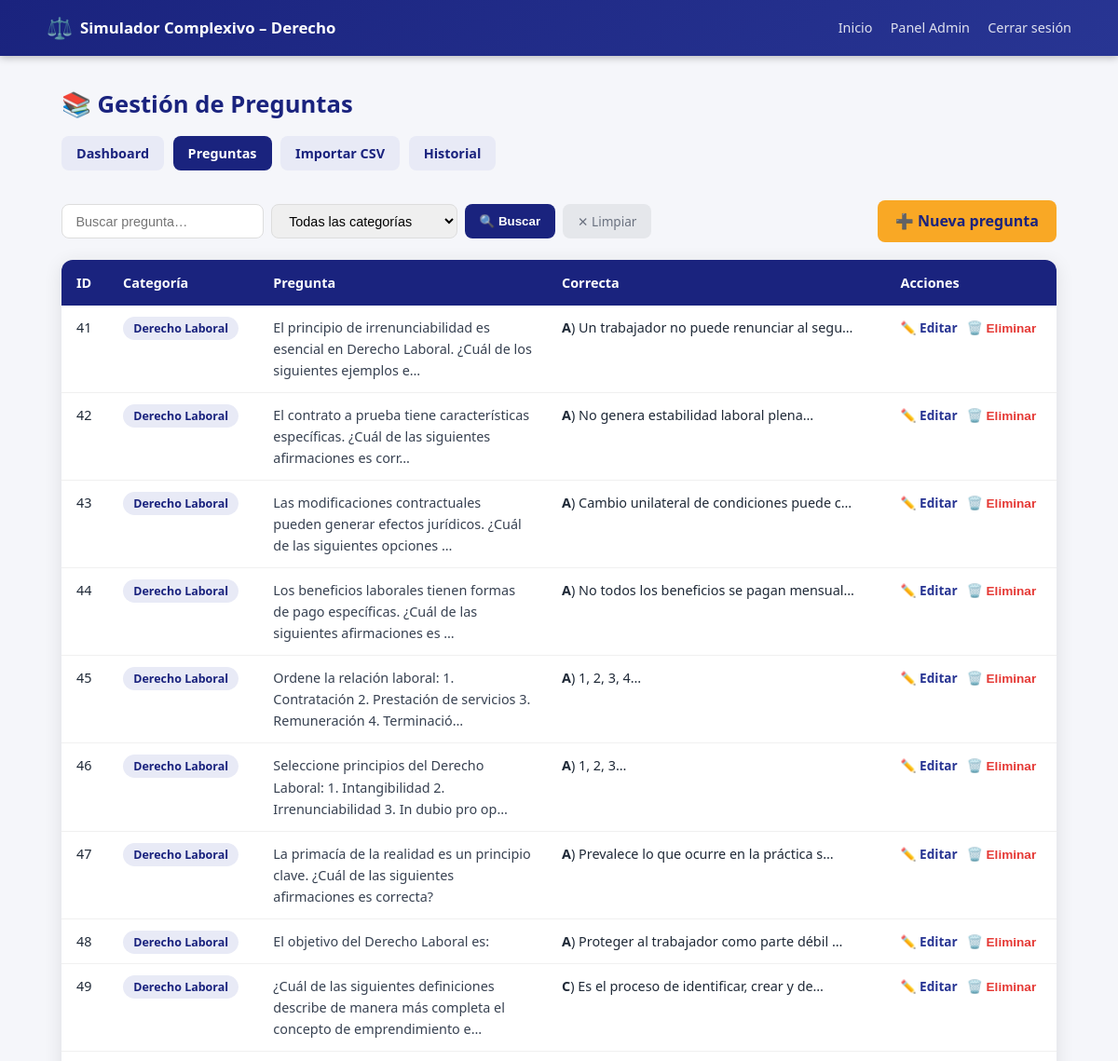
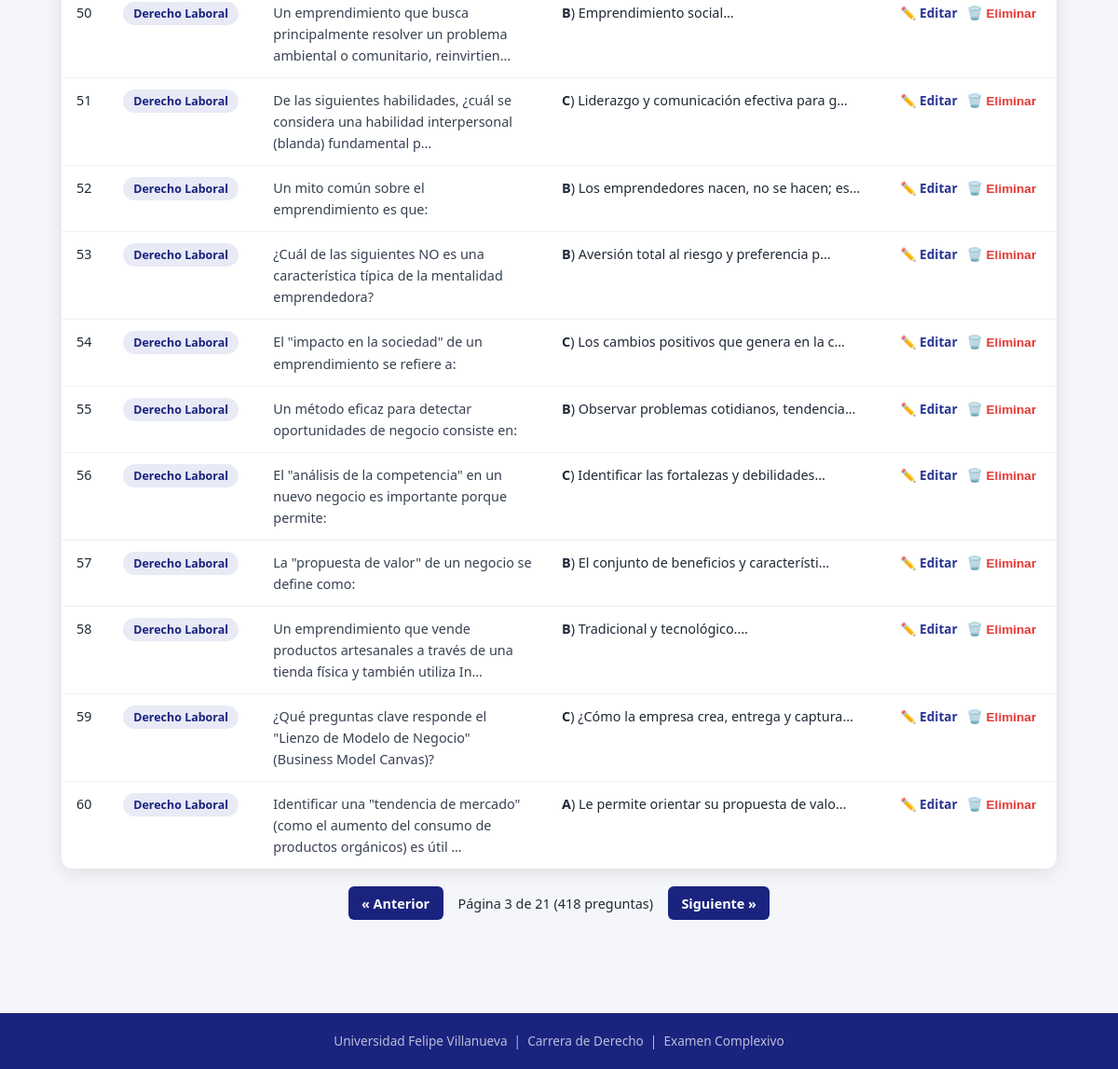
The app's page /admin/questions?page=3&search=&category= (signed in) with its own data (2 pictures, top to bottom).
### app.py (models this page shows, shortened)
class Question(db.Model):
    __tablename__ = 'questions'
    id          = db.Column(db.Integer, primary_key=True)
    num         = db.Column(db.Integer)
    question    = db.Column(db.Text, nullable=False)
    option_a    = db.Column(db.Text, nullable=False)
    option_b    = db.Column(db.Text, nullable=False)
    option_c    = db.Column(db.Text, nullable=False)
    option_d    = db.Column(db.Text, nullable=False)
    correct     = db.Column(db.String(1), nullable=False)
    category    = db.Column(db.String(100), default='General')
    created_at  = db.Column(db.DateTime, default=datetime.utcnow)

### app.py (the view)
@app.route('/admin/questions')
@admin_required
def admin_questions():
    page = request.args.get('page', 1, type=int)
    search = request.args.get('search', '')
    cat_filter = request.args.get('category', '')
    q = Question.query
    if search:
        q = q.filter(Question.question.ilike(f'%{search}%'))
    if cat_filter:
        q = q.filter(Question.category == cat_filter)
    questions = q.order_by(Question.num).paginate(page=page, per_page=20, error_out=False)
    categories = db.session.query(Question.category).distinct().all()
    categories = [c[0] for c in categories]
    return render_template(
        'admin/questions.html',
        questions=questions,
        search=search,
        cat_filter=cat_filter,
        categories=categories,
    )

### app.py (called while the page is built)
def admin_required(f):
    from functools import wraps
    @wraps(f)
    def decorated(*args, **kwargs):
        if not session.get('admin_logged_in'):
            return redirect(url_for('admin_login'))
        return f(*args, **kwargs)
    return decorated

### templates/admin/questions.html (shortened to what this page needs)
{% extends "base.html" %}
{% block content %}
<div class="admin-page">
  <div class="admin-header">
    <h1>📚 Gestión de Preguntas</h1>
    <div class="admin-nav">
      <a href="{{ url_for('admin_dashboard') }}" class="admin-link">Dashboard</a>
      <a href="{{ url_for('admin_questions') }}" class="admin-link active">Preguntas</a>
      <a href="{{ url_for('admin_import') }}" class="admin-link">Importar CSV</a>
      <a href="{{ url_for('admin_stats') }}" class="admin-link">Historial</a>
    </div>
  </div>
  <div class="admin-toolbar">
    <form method="GET" class="search-form">
      <input type="text" name="search" value="{{ search }}" placeholder="Buscar pregunta…"/>
      <select name="category">
        <option value="">Todas las categorías</option>
      </select>
      <button type="submit" class="btn-search">🔍 Buscar</button>
      <a href="{{ url_for('admin_questions') }}" class="btn-clear">✕ Limpiar</a>
    </form>
    <a href="{{ url_for('admin_add_question') }}" class="btn-add-q">➕ Nueva pregunta</a>
  </div>
  <div class="table-wrap">
    <table class="admin-table">
      <thead>
        <tr>
          <th>ID</th>
          <th>Categoría</th>
          <th>Pregunta</th>
          <th>Correcta</th>
          <th>Acciones</th>
        </tr>
      </thead>
      <tbody>
        {% for q in questions.items %}
        <tr>
          <td>{{ q.id }}</td>
          <td><span class="badge badge-cat">{{ q.category }}</span></td>
          <td class="q-preview">{{ q.question[:100] }}{% if q.question|length > 100 %}…{% endif %}</td>
          <td><strong>{{ q.correct|upper }}</strong>) {{ {'a': q.option_a, 'b': q.option_b, 'c': q.option_c, 'd': q.option_d}[q.correct][:40] }}…</td>
          <td class="actions-cell">
            <a href="{{ url_for('admin_edit_question', qid=q.id) }}" class="btn-edit">✏️ Editar</a>
            <form method="POST" action="{{ url_for('admin_delete_question', qid=q.id) }}"
                  onsubmit="return confirm('¿Eliminar esta pregunta?')" style="display:inline">
              <button type="submit" class="btn-delete">🗑️ Eliminar</button>
            </form>
          </td>
        </tr>
        {% endfor %}
      </tbody>
    </table>
  </div>
  <div class="pagination">
    {% if questions.has_prev %}
      <a href="{{ url_for('admin_questions', page=questions.prev_num, search=search, category=cat_filter) }}">&laquo; Anterior</a>
    {% endif %}
    <span>Página {{ questions.page }} de {{ questions.pages }} ({{ questions.total }} preguntas)</span>
    {% if questions.has_next %}
      <a href="{{ url_for('admin_questions', page=questions.next_num, search=search, category=cat_filter) }}">Siguiente &raquo;</a>
    {% endif %}
  </div>
</div>
{% endblock %}

### static/css/styles.css (style rules this page uses)
:root { --navy: #1a237e; --navy2: #283593; --gold: #f9a825; --gold2: #fbc02d; --green: #2e7d32; --green2: #43a047; --red: #c62828; --red2: #e53935; --bg: #f5f6fa; --white: #ffffff; --gray: #6b7280; --light: #e8eaf6; --radius: 12px; --shadow: 0 4px 20px rgba(0,0,0,.10); }
*, *::before, *::after { box-sizing: border-box; margin: 0; padding: 0; }
html { scroll-behavior: smooth; }
body { font-family: 'Segoe UI', Arial, sans-serif; background: var(--bg); color: #1f2937; font-size: 16px; line-height: 1.6; min-height: 100vh; display: flex; flex-direction: column; }
a { color: var(--navy); text-decoration: none; }
.admin-page { max-width: 1100px; margin: 0 auto; padding: 2rem 1rem; }
.admin-header { margin-bottom: 2rem; }
.admin-header h1 { font-size: 1.6rem; font-weight: 800; color: var(--navy); margin-bottom: .8rem; }
.admin-nav { display: flex; gap: .6rem; flex-wrap: wrap; }
.admin-link { padding: .45rem 1rem; border-radius: 8px; font-size: .9rem; font-weight: 600; color: var(--navy); background: var(--light); transition: background .2s; }
.admin-link.active { background: var(--navy); color: #fff; }
.table-wrap { overflow-x: auto; border-radius: var(--radius); box-shadow: var(--shadow); }
.admin-table { width: 100%; border-collapse: collapse; background: #fff; font-size: .9rem; }
.admin-table th { background: var(--navy); color: #fff; padding: .8rem 1rem; text-align: left; font-weight: 600; }
.admin-table td { padding: .75rem 1rem; border-bottom: 1px solid #f0f0f0; vertical-align: top; }
.admin-table tr:last-child td { border-bottom: none; }
.q-preview { max-width: 300px; color: #374151; }
.actions-cell { white-space: nowrap; }
.btn-edit { color: var(--navy2); font-size: .85rem; margin-right: .4rem; font-weight: 600; }
.btn-delete { background: none; border: none; color: var(--red2); cursor: pointer; font-size: .85rem; font-weight: 600; }
.badge { padding: .25rem .7rem; border-radius: 99px; font-size: .78rem; font-weight: 700; }
.badge-cat { background: var(--light); color: var(--navy); }
.pagination { display: flex; align-items: center; justify-content: center; gap: 1rem; padding: 1.2rem 0; font-size: .9rem; }
.pagination a { padding: .4rem .9rem; border-radius: 6px; background: var(--navy); color: #fff; font-weight: 600; }
.admin-toolbar { display: flex; align-items: center; justify-content: space-between; gap: 1rem; margin-bottom: 1.2rem; flex-wrap: wrap; }
.search-form { display: flex; gap: .5rem; flex-wrap: wrap; }
.search-form input[type="text"], .search-form select { padding: .5rem .9rem; border: 1.5px solid #ddd; border-radius: 8px; font-size: .9rem; outline: none; }
.btn-search { padding: .5rem 1rem; background: var(--navy); color: #fff; border: none; border-radius: 8px; cursor: pointer; font-weight: 600; }
.btn-clear { padding: .5rem 1rem; background: #e5e7eb; color: var(--gray); border-radius: 8px; font-size: .85rem; }
.btn-add-q { padding: .6rem 1.2rem; background: var(--gold); color: var(--navy); border-radius: 8px; font-weight: 700; white-space: nowrap; }

### records on screen
Question: id "41", category "Derecho Laboral", question "El principio de irrenunciabilidad es esencial en Derecho Laboral. ¿Cuál de los siguientes ejemplos e", correct "A", option_a+option_b+option_c "Un trabajador no puede renunciar al segu"
Question: id "42", category "Derecho Laboral", question "El contrato a prueba tiene características específicas. ¿Cuál de las siguientes afirmaciones es corr", correct "A", option_a+option_b+option_c "No genera estabilidad laboral plena"
Question: id "43", category "Derecho Laboral", question "Las modificaciones contractuales pueden generar efectos jurídicos. ¿Cuál de las siguientes opciones", correct "A", option_a+option_b+option_c "Cambio unilateral de condiciones puede c"
Question: id "44", category "Derecho Laboral", question "Los beneficios laborales tienen formas de pago específicas. ¿Cuál de las siguientes afirmaciones es", correct "A", option_a+option_b+option_c "No todos los beneficios se pagan mensual"
Question: id "45", category "Derecho Laboral", question "Ordene la relación laboral: 1. Contratación 2. Prestación de servicios 3. Remuneración 4. Terminació", correct "A", option_a+option_b+option_c "1, 2, 3, 4"
Question: id "46", category "Derecho Laboral", question "Seleccione principios del Derecho Laboral: 1. Intangibilidad 2. Irrenunciabilidad 3. In dubio pro op", correct "A", option_a+option_b+option_c "1, 2, 3"
Question: id "47", category "Derecho Laboral", question "La primacía de la realidad es un principio clave. ¿Cuál de las siguientes afirmaciones es correcta?", correct "A", option_a+option_b+option_c "Prevalece lo que ocurre en la práctica s"
Question: id "48", category "Derecho Laboral", question "El objetivo del Derecho Laboral es:", correct "A", option_a+option_b+option_c "Proteger al trabajador como parte débil"
Question: id "49", category "Derecho Laboral", question "¿Cuál de las siguientes definiciones describe de manera más completa el concepto de emprendimiento e", correct "C", option_a+option_b+option_c "Es el proceso de identificar, crear y de"
Question: id "50", category "Derecho Laboral", question "Un emprendimiento que busca principalmente resolver un problema ambiental o comunitario, reinvirtien", correct "B", option_a+option_b+option_c "Emprendimiento social"
Question: id "51", category "Derecho Laboral", question "De las siguientes habilidades, ¿cuál se considera una habilidad interpersonal (blanda) fundamental p", correct "C", option_a+option_b+option_c "Liderazgo y comunicación efectiva para g"
Question: id "52", category "Derecho Laboral", question "Un mito común sobre el emprendimiento es que:", correct "B", option_a+option_b+option_c "Los emprendedores nacen, no se hacen; es"
Question: id "53", category "Derecho Laboral", question "¿Cuál de las siguientes NO es una característica típica de la mentalidad emprendedora?", correct "B", option_a+option_b+option_c "Aversión total al riesgo y preferencia p"
Question: id "54", category "Derecho Laboral", question "El \"impacto en la sociedad\" de un emprendimiento se refiere a:", correct "C", option_a+option_b+option_c "Los cambios positivos que genera en la c"
Question: id "55", category "Derecho Laboral", question "Un método eficaz para detectar oportunidades de negocio consiste en:", correct "B", option_a+option_b+option_c "Observar problemas cotidianos, tendencia"
Question: id "56", category "Derecho Laboral", question "El \"análisis de la competencia\" en un nuevo negocio es importante porque permite:", correct "C", option_a+option_b+option_c "Identificar las fortalezas y debilidades"
Question: id "57", category "Derecho Laboral", question "La \"propuesta de valor\" de un negocio se define como:", correct "B", option_a+option_b+option_c "El conjunto de beneficios y característi"
Question: id "58", category "Derecho Laboral", question "Un emprendimiento que vende productos artesanales a través de una tienda física y también utiliza In", correct "B", option_a+option_b+option_c "Tradicional y tecnológico."
Question: id "59", category "Derecho Laboral", question "¿Qué preguntas clave responde el \"Lienzo de Modelo de Negocio\" (Business Model Canvas)?", correct "C", option_a+option_b+option_c "¿Cómo la empresa crea, entrega y captura"
Question: id "60", category "Derecho Laboral", question "Identificar una \"tendencia de mercado\" (como el aumento del consumo de productos orgánicos) es útil", correct "A", option_a+option_b+option_c "Le permite orientar su propuesta de valo"

### other values on screen
{{ questions.page }} "3"
{{ questions.pages }} "21"
{{ questions.total }} "418"
